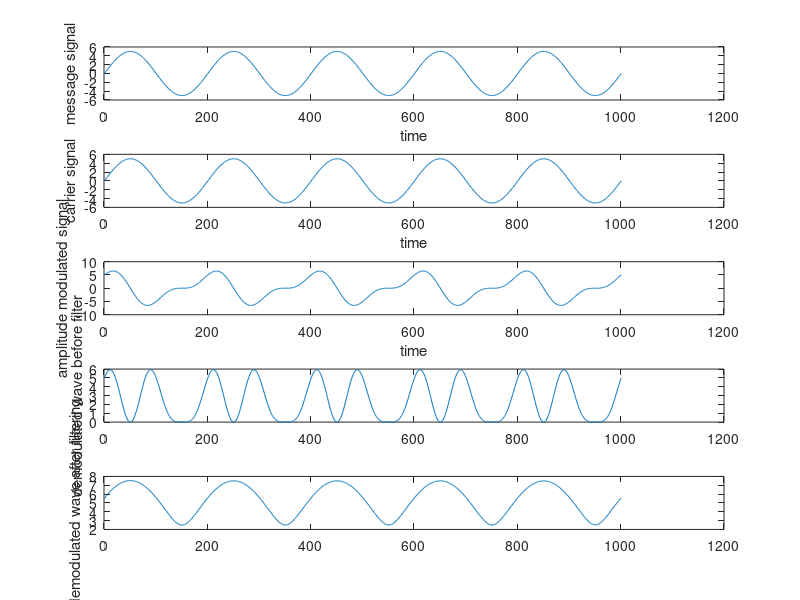

Source code (MATLAB):
clc;
close all;
clear all;
t=0:.001:1;


# massage signal
am=input("enter the amlplitude of signal : ")
fm=input("enter the frequency of signal : ")
m=am*sin(2*pi*fm*t);
subplot(5,1,1);
plot(m);
ylabel('message signal');
xlabel("time");


#carrier signal
ac=input("enter the amlplitude of  carrier signal : ")
fc=input("enter the frequency of carrier signal : ")
c=ac*sin(2*pi*fc*t);
subplot(5,1,2);
plot(c);
ylabel('carrier signal');
xlabel("time");



# amplitude modulation

am=(ac+m).*cos(2*pi*fc*t);
subplot(5,1,3);
plot(am);
ylabel('amplitude modulated signal');
xlabel("time");


DEMOD=am.*cos(2*pi*fc*t);
subplot(5,1,4);
plot(DEMOD);
ylabel('demodulated wave before filter');

envelope=abs(hilbert(am));
subplot(5,1,5);
plot(envelope)
ylabel("demodulated wave after filtering");


